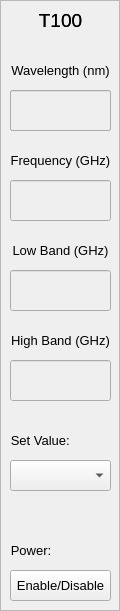
   <widget class="QFrame" name="frame1">
    <property name="geometry">
     <rect>
      <x>10</x>
      <y>110</y>
      <width>120</width>
      <height>611</height>
     </rect>
    </property>
    <property name="frameShape">
     <enum>QFrame::StyledPanel</enum>
    </property>
    <property name="frameShadow">
     <enum>QFrame::Raised</enum>
    </property>
    <widget class="QLabel" name="label">
     <property name="geometry">
      <rect>
       <x>0</x>
       <y>0</y>
       <width>121</width>
       <height>41</height>
      </rect>
     </property>
     <property name="font">
      <font>
       <pointsize>14</pointsize>
      </font>
     </property>
     <property name="text">
      <string>T100</string>
     </property>
     <property name="alignment">
      <set>Qt::AlignCenter</set>
     </property>
    </widget>
    <widget class="QLabel" name="t100Label1">
     <property name="geometry">
      <rect>
       <x>0</x>
       <y>0</y>
       <width>121</width>
       <height>41</height>
      </rect>
     </property>
     <property name="font">
      <font>
       <pointsize>14</pointsize>
      </font>
     </property>
     <property name="text">
      <string>T100</string>
     </property>
     <property name="alignment">
      <set>Qt::AlignCenter</set>
     </property>
    </widget>
    <widget class="QLineEdit" name="lineEdit">
     <property name="enabled">
      <bool>false</bool>
     </property>
     <property name="geometry">
      <rect>
       <x>10</x>
       <y>90</y>
       <width>101</width>
       <height>41</height>
      </rect>
     </property>
     <property name="font">
      <font>
       <pointsize>12</pointsize>
      </font>
     </property>
     <property name="text">
      <string/>
     </property>
    </widget>
    <widget class="QLabel" name="wavelengthLabel1">
     <property name="geometry">
      <rect>
       <x>0</x>
       <y>50</y>
       <width>121</width>
       <height>41</height>
      </rect>
     </property>
     <property name="font">
      <font>
       <pointsize>10</pointsize>
      </font>
     </property>
     <property name="text">
      <string>Wavelength (nm)</string>
     </property>
     <property name="alignment">
      <set>Qt::AlignCenter</set>
     </property>
    </widget>
    <widget class="QLineEdit" name="wavDisplay1">
     <property name="enabled">
      <bool>false</bool>
     </property>
     <property name="geometry">
      <rect>
       <x>10</x>
       <y>90</y>
       <width>101</width>
       <height>41</height>
      </rect>
     </property>
     <property name="font">
      <font>
       <pointsize>12</pointsize>
      </font>
     </property>
     <property name="text">
      <string/>
     </property>
    </widget>
    <widget class="QLineEdit" name="lineEdit_6">
     <property name="enabled">
      <bool>false</bool>
     </property>
     <property name="geometry">
      <rect>
       <x>250</x>
       <y>90</y>
       <width>101</width>
       <height>41</height>
      </rect>
     </property>
     <property name="font">
      <font>
       <pointsize>12</pointsize>
      </font>
     </property>
     <property name="text">
      <string/>
     </property>
    </widget>
    <widget class="QLineEdit" name="lineEdit_7">
     <property name="enabled">
      <bool>false</bool>
     </property>
     <property name="geometry">
      <rect>
       <x>130</x>
       <y>90</y>
       <width>101</width>
       <height>41</height>
      </rect>
     </property>
     <property name="font">
      <font>
       <pointsize>12</pointsize>
      </font>
     </property>
     <property name="text">
      <string/>
     </property>
    </widget>
    <widget class="QLineEdit" name="freqDisplay1">
     <property name="enabled">
      <bool>false</bool>
     </property>
     <property name="geometry">
      <rect>
       <x>10</x>
       <y>180</y>
       <width>101</width>
       <height>41</height>
      </rect>
     </property>
     <property name="font">
      <font>
       <pointsize>12</pointsize>
      </font>
     </property>
     <property name="text">
      <string/>
     </property>
    </widget>
    <widget class="QLabel" name="freqLabel1">
     <property name="geometry">
      <rect>
       <x>0</x>
       <y>140</y>
       <width>121</width>
       <height>41</height>
      </rect>
     </property>
     <property name="font">
      <font>
       <pointsize>10</pointsize>
      </font>
     </property>
     <property name="text">
      <string>Frequency (GHz)</string>
     </property>
     <property name="alignment">
      <set>Qt::AlignCenter</set>
     </property>
    </widget>
    <widget class="QLineEdit" name="lowBandDisplay1">
     <property name="enabled">
      <bool>false</bool>
     </property>
     <property name="geometry">
      <rect>
       <x>10</x>
       <y>270</y>
       <width>101</width>
       <height>41</height>
      </rect>
     </property>
     <property name="font">
      <font>
       <pointsize>12</pointsize>
      </font>
     </property>
     <property name="text">
      <string/>
     </property>
    </widget>
    <widget class="QLabel" name="lowBandLabel1">
     <property name="geometry">
      <rect>
       <x>0</x>
       <y>230</y>
       <width>121</width>
       <height>41</height>
      </rect>
     </property>
     <property name="font">
      <font>
       <pointsize>10</pointsize>
      </font>
     </property>
     <property name="text">
      <string>Low Band (GHz)</string>
     </property>
     <property name="alignment">
      <set>Qt::AlignCenter</set>
     </property>
    </widget>
    <widget class="QLabel" name="highBandLabel1">
     <property name="geometry">
      <rect>
       <x>0</x>
       <y>320</y>
       <width>121</width>
       <height>41</height>
      </rect>
     </property>
     <property name="font">
      <font>
       <pointsize>10</pointsize>
      </font>
     </property>
     <property name="text">
      <string>High Band (GHz)</string>
     </property>
     <property name="alignment">
      <set>Qt::AlignCenter</set>
     </property>
    </widget>
    <widget class="QLineEdit" name="highBandDisplay1">
     <property name="enabled">
      <bool>false</bool>
     </property>
     <property name="geometry">
      <rect>
       <x>10</x>
       <y>360</y>
       <width>101</width>
       <height>41</height>
      </rect>
     </property>
     <property name="font">
      <font>
       <pointsize>12</pointsize>
      </font>
     </property>
     <property name="text">
      <string/>
     </property>
    </widget>
    <widget class="QComboBox" name="setValComboBox1">
     <property name="geometry">
      <rect>
       <x>10</x>
       <y>460</y>
       <width>101</width>
       <height>31</height>
      </rect>
     </property>
    </widget>
    <widget class="QLabel" name="setValLabel1">
     <property name="geometry">
      <rect>
       <x>0</x>
       <y>420</y>
       <width>121</width>
       <height>41</height>
      </rect>
     </property>
     <property name="font">
      <font>
       <pointsize>10</pointsize>
      </font>
     </property>
     <property name="text">
      <string>   Set Value:</string>
     </property>
     <property name="alignment">
      <set>Qt::AlignLeading|Qt::AlignLeft|Qt::AlignVCenter</set>
     </property>
    </widget>
    <widget class="QPushButton" name="powerToggle1">
     <property name="geometry">
      <rect>
       <x>10</x>
       <y>570</y>
       <width>101</width>
       <height>31</height>
      </rect>
     </property>
     <property name="font">
      <font>
       <pointsize>10</pointsize>
      </font>
     </property>
     <property name="text">
      <string>Enable/Disable</string>
     </property>
    </widget>
    <widget class="QLabel" name="powerLabel1">
     <property name="geometry">
      <rect>
       <x>0</x>
       <y>530</y>
       <width>121</width>
       <height>41</height>
      </rect>
     </property>
     <property name="font">
      <font>
       <pointsize>10</pointsize>
      </font>
     </property>
     <property name="text">
      <string>   Power:</string>
     </property>
     <property name="alignment">
      <set>Qt::AlignLeading|Qt::AlignLeft|Qt::AlignVCenter</set>
     </property>
    </widget>
   </widget>
